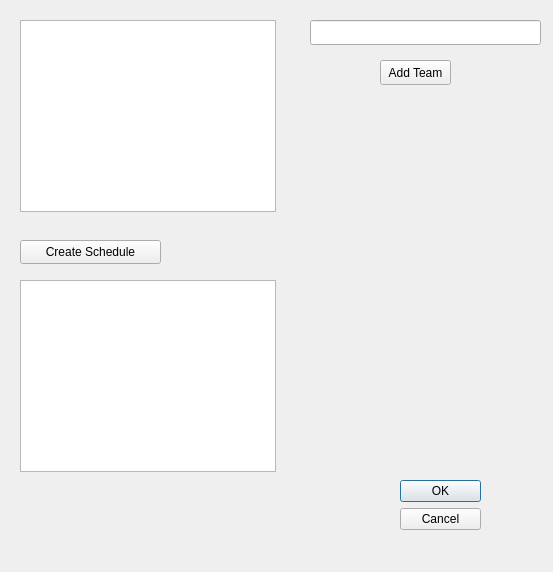
<?xml version="1.0" encoding="UTF-8"?>
<ui version="4.0">
 <class>TeamAndScheduleEditor</class>
 <widget class="QDialog" name="TeamAndScheduleEditor">
  <property name="geometry">
   <rect>
    <x>0</x>
    <y>0</y>
    <width>553</width>
    <height>572</height>
   </rect>
  </property>
  <property name="windowTitle">
   <string>Dialog</string>
  </property>
  <widget class="QDialogButtonBox" name="ok_cancel">
   <property name="geometry">
    <rect>
     <x>400</x>
     <y>480</y>
     <width>81</width>
     <height>61</height>
    </rect>
   </property>
   <property name="orientation">
    <enum>Qt::Vertical</enum>
   </property>
   <property name="standardButtons">
    <set>QDialogButtonBox::Cancel|QDialogButtonBox::Ok</set>
   </property>
  </widget>
  <widget class="QListWidget" name="team_list">
   <property name="geometry">
    <rect>
     <x>20</x>
     <y>20</y>
     <width>256</width>
     <height>192</height>
    </rect>
   </property>
  </widget>
  <widget class="QPushButton" name="create_schedule_button">
   <property name="geometry">
    <rect>
     <x>20</x>
     <y>240</y>
     <width>141</width>
     <height>24</height>
    </rect>
   </property>
   <property name="text">
    <string>Create Schedule</string>
   </property>
  </widget>
  <widget class="QListWidget" name="scheduleEditor">
   <property name="geometry">
    <rect>
     <x>20</x>
     <y>280</y>
     <width>256</width>
     <height>192</height>
    </rect>
   </property>
  </widget>
  <widget class="QLineEdit" name="team">
   <property name="geometry">
    <rect>
     <x>310</x>
     <y>20</y>
     <width>231</width>
     <height>25</height>
    </rect>
   </property>
  </widget>
  <widget class="QPushButton" name="addTeam">
   <property name="geometry">
    <rect>
     <x>380</x>
     <y>60</y>
     <width>71</width>
     <height>25</height>
    </rect>
   </property>
   <property name="text">
    <string>Add Team</string>
   </property>
  </widget>
 </widget>
 <resources/>
 <connections>
  <connection>
   <sender>ok_cancel</sender>
   <signal>accepted()</signal>
   <receiver>TeamAndScheduleEditor</receiver>
   <slot>accept()</slot>
   <hints>
    <hint type="sourcelabel">
     <x>248</x>
     <y>254</y>
    </hint>
    <hint type="destinationlabel">
     <x>157</x>
     <y>274</y>
    </hint>
   </hints>
  </connection>
  <connection>
   <sender>ok_cancel</sender>
   <signal>rejected()</signal>
   <receiver>TeamAndScheduleEditor</receiver>
   <slot>reject()</slot>
   <hints>
    <hint type="sourcelabel">
     <x>316</x>
     <y>260</y>
    </hint>
    <hint type="destinationlabel">
     <x>286</x>
     <y>274</y>
    </hint>
   </hints>
  </connection>
 </connections>
</ui>
